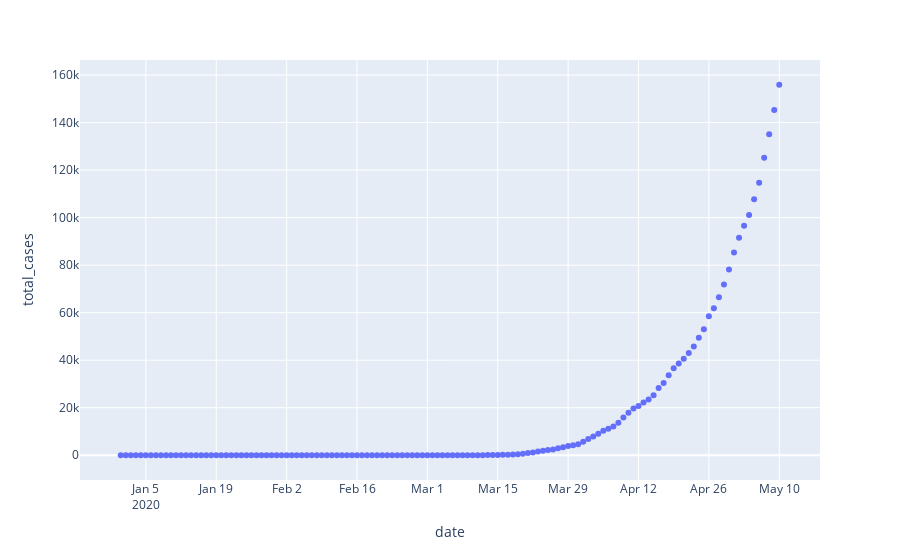

The code cell stored with this chart in its notebook:
### Code cell
fig = px.scatter(
    df_new,
    x='date',
    y="total_cases"
)
fig.show()

### Figure 1 — Plotly figure (JSON) as saved in the notebook; plotly's stock layout.template omitted (floating-point values rounded to 4 significant figures; data arrays with more than 128 entries replaced by an {"elided": "..."} marker saying what was removed)
{"data": [{"hoverlabel": {"namelength": 0}, "hovertemplate": "date=%{x}<br>total_cases=%{y}", "legendgroup": "", "marker": {"color": "#636efa", "symbol": "circle"}, "mode": "markers", "name": "", "showlegend": false, "type": "scatter", "x": {"elided": "132 str values"}, "xaxis": "x", "y": {"elided": "132 int values"}, "yaxis": "y"}], "layout": {"legend": {"tracegroupgap": 0}, "margin": {"t": 60}, "xaxis": {"anchor": "y", "domain": [0, 1], "title": {"text": "date"}}, "yaxis": {"anchor": "x", "domain": [0, 1], "title": {"text": "total_cases"}}}}
